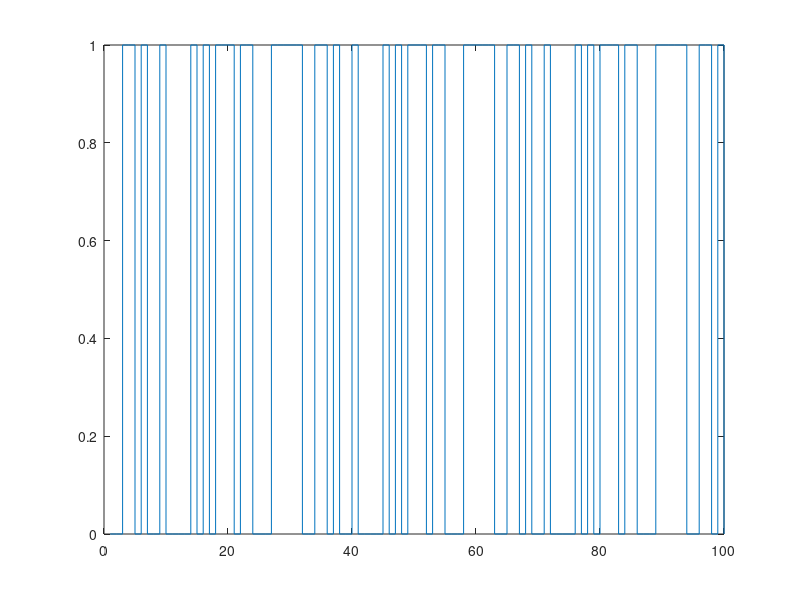

MATLAB code for this plot:
%% Parametros de la PRBS
n = 5;            %Orden (CAMBIAR)
a = [0 1 0 0 1];  %Coeficientes (CAMBIAR)
N = 2^n-1;        %Periodo
reg = ones(1, n); %Registro

%% Parametros de la amplitud
minimo = -2;    %Amplitud minima
maximo = 2;     %Amplitud maxima
n_niveles = 11; %Cantidad de niveles de amplitud (si el rango es simetrico, realmente es el doble)
niveles = linspace(0, 1, n_niveles); %Niveles de amplitud

%% Generacion de la APRBS

muestras = 100; %Cantidad de muestras a generar (CAMBIAR)
salidas = zeros(1, muestras); %Vector con las salidas
amp_mod = false; %Activar la modificacion de la amplitud

for i=1:muestras
    out = mod(sum(a.*reg), 2); %Calcular la salida
    reg = circshift(reg, 1); %Correr el registro
    reg(1) = out; %Agregar salida calculada al registro

    if amp_mod
        out = (maximo-minimo)*out + minimo; %Dejarlo entre el rango
        amplitud = niveles(randi(n_niveles)); %Nivel de amplitud aleatorio. Moverlo en el rango
        out = amplitud*out; %Modificar la amplitud de la prbs
    end
    salidas(i) = out; %Agregar salida generada
end

%% Graficar
stairs(salidas);